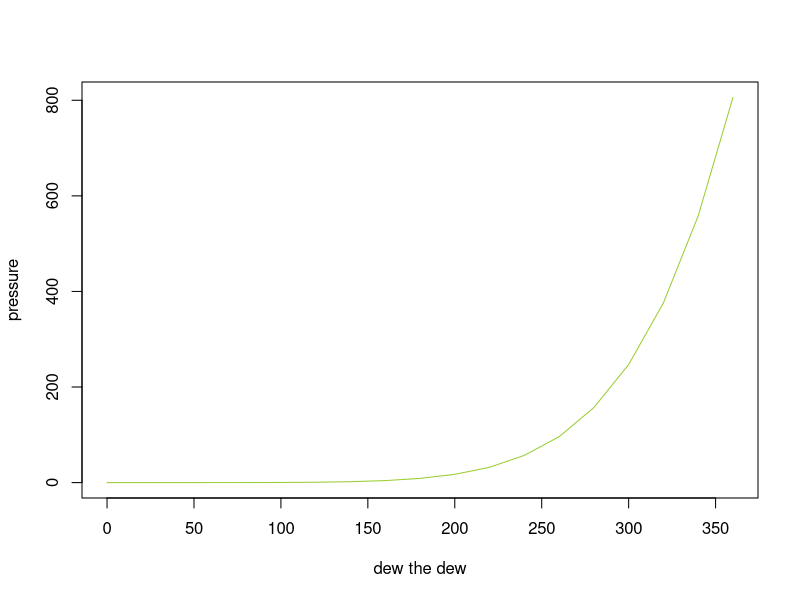

Write R code to recreate this figure.
## ---- chunk 1
knitr::opts_chunk$set(echo = TRUE)
## ---- chunk 2
summary(cars)
## ---- chunk 3
plot(pressure, xlab= "dew the dew", col = "yellowgreen", type = "l")
